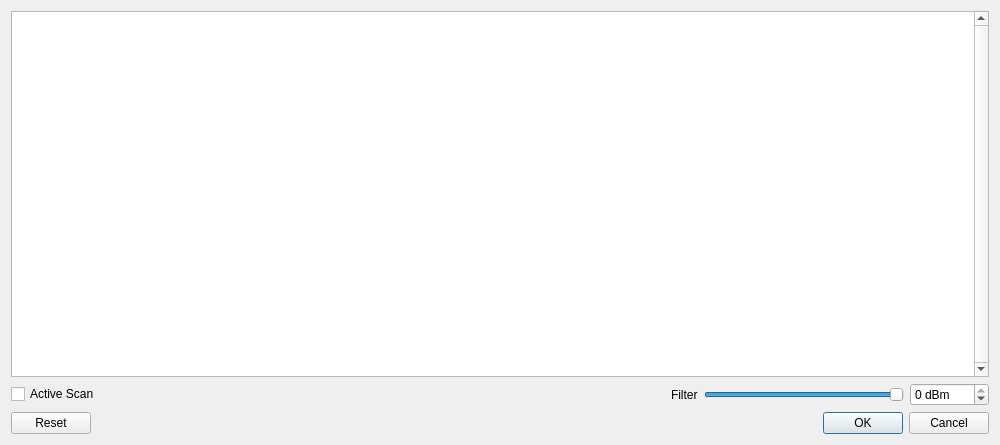
<?xml version="1.0" encoding="UTF-8"?>
<ui version="4.0">
 <class>RadioScanDialog</class>
 <widget class="QDialog" name="RadioScanDialog">
  <property name="geometry">
   <rect>
    <x>0</x>
    <y>0</y>
    <width>1000</width>
    <height>445</height>
   </rect>
  </property>
  <property name="windowTitle">
   <string>Radio Scan</string>
  </property>
  <layout class="QVBoxLayout" name="verticalLayout">
   <item>
    <widget class="QTableView" name="tableView">
     <property name="verticalScrollBarPolicy">
      <enum>Qt::ScrollBarAlwaysOn</enum>
     </property>
     <property name="editTriggers">
      <set>QAbstractItemView::NoEditTriggers</set>
     </property>
     <property name="selectionMode">
      <enum>QAbstractItemView::SingleSelection</enum>
     </property>
     <property name="selectionBehavior">
      <enum>QAbstractItemView::SelectRows</enum>
     </property>
     <property name="horizontalScrollMode">
      <enum>QAbstractItemView::ScrollPerPixel</enum>
     </property>
     <property name="sortingEnabled">
      <bool>true</bool>
     </property>
     <property name="cornerButtonEnabled">
      <bool>false</bool>
     </property>
     <attribute name="horizontalHeaderStretchLastSection">
      <bool>true</bool>
     </attribute>
     <attribute name="verticalHeaderVisible">
      <bool>false</bool>
     </attribute>
    </widget>
   </item>
   <item>
    <layout class="QHBoxLayout" name="horizontalLayout">
     <item>
      <widget class="QCheckBox" name="activeScan">
       <property name="text">
        <string>Active Scan</string>
       </property>
      </widget>
     </item>
     <item>
      <spacer name="horizontalSpacer">
       <property name="orientation">
        <enum>Qt::Horizontal</enum>
       </property>
       <property name="sizeType">
        <enum>QSizePolicy::MinimumExpanding</enum>
       </property>
       <property name="sizeHint" stdset="0">
        <size>
         <width>40</width>
         <height>20</height>
        </size>
       </property>
      </spacer>
     </item>
     <item>
      <widget class="QLabel" name="filterLabel">
       <property name="text">
        <string>Filter</string>
       </property>
      </widget>
     </item>
     <item>
      <widget class="QSlider" name="filterSlider">
       <property name="sizePolicy">
        <sizepolicy hsizetype="Fixed" vsizetype="Fixed">
         <horstretch>0</horstretch>
         <verstretch>0</verstretch>
        </sizepolicy>
       </property>
       <property name="minimumSize">
        <size>
         <width>200</width>
         <height>0</height>
        </size>
       </property>
       <property name="minimum">
        <number>-100</number>
       </property>
       <property name="maximum">
        <number>0</number>
       </property>
       <property name="orientation">
        <enum>Qt::Horizontal</enum>
       </property>
      </widget>
     </item>
     <item>
      <widget class="QSpinBox" name="filterSpinBox">
       <property name="suffix">
        <string> dBm</string>
       </property>
       <property name="minimum">
        <number>-100</number>
       </property>
       <property name="maximum">
        <number>0</number>
       </property>
      </widget>
     </item>
    </layout>
   </item>
   <item>
    <widget class="QDialogButtonBox" name="buttonBox">
     <property name="orientation">
      <enum>Qt::Horizontal</enum>
     </property>
     <property name="standardButtons">
      <set>QDialogButtonBox::Cancel|QDialogButtonBox::Ok|QDialogButtonBox::Reset</set>
     </property>
    </widget>
   </item>
  </layout>
 </widget>
 <resources/>
 <connections>
  <connection>
   <sender>buttonBox</sender>
   <signal>accepted()</signal>
   <receiver>RadioScanDialog</receiver>
   <slot>accept()</slot>
   <hints>
    <hint type="sourcelabel">
     <x>257</x>
     <y>435</y>
    </hint>
    <hint type="destinationlabel">
     <x>157</x>
     <y>274</y>
    </hint>
   </hints>
  </connection>
  <connection>
   <sender>buttonBox</sender>
   <signal>rejected()</signal>
   <receiver>RadioScanDialog</receiver>
   <slot>reject()</slot>
   <hints>
    <hint type="sourcelabel">
     <x>325</x>
     <y>435</y>
    </hint>
    <hint type="destinationlabel">
     <x>286</x>
     <y>274</y>
    </hint>
   </hints>
  </connection>
  <connection>
   <sender>filterSlider</sender>
   <signal>valueChanged(int)</signal>
   <receiver>filterSpinBox</receiver>
   <slot>setValue(int)</slot>
   <hints>
    <hint type="sourcelabel">
     <x>696</x>
     <y>394</y>
    </hint>
    <hint type="destinationlabel">
     <x>872</x>
     <y>392</y>
    </hint>
   </hints>
  </connection>
  <connection>
   <sender>filterSpinBox</sender>
   <signal>valueChanged(int)</signal>
   <receiver>filterSlider</receiver>
   <slot>setValue(int)</slot>
   <hints>
    <hint type="sourcelabel">
     <x>873</x>
     <y>397</y>
    </hint>
    <hint type="destinationlabel">
     <x>744</x>
     <y>401</y>
    </hint>
   </hints>
  </connection>
 </connections>
</ui>
